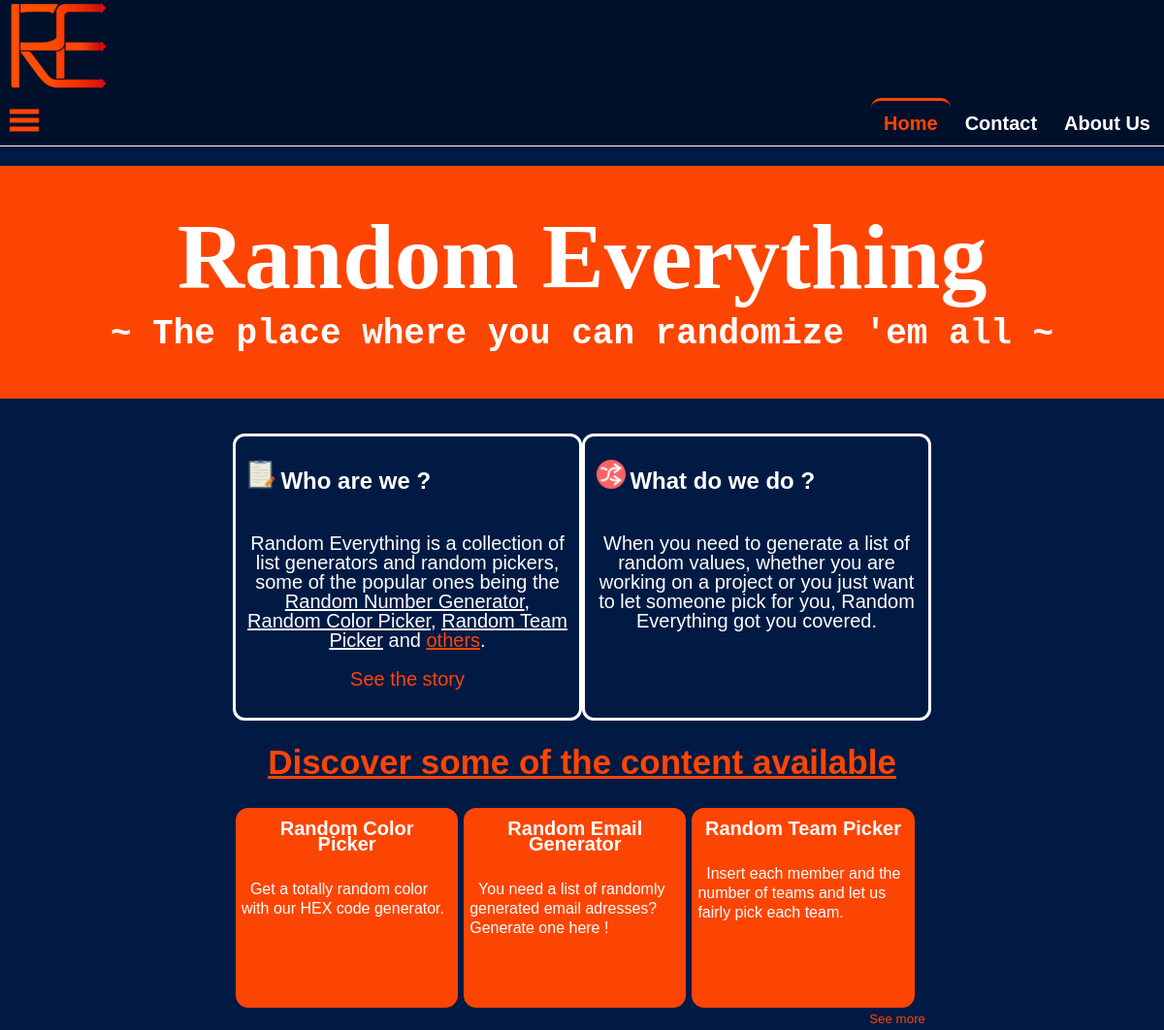
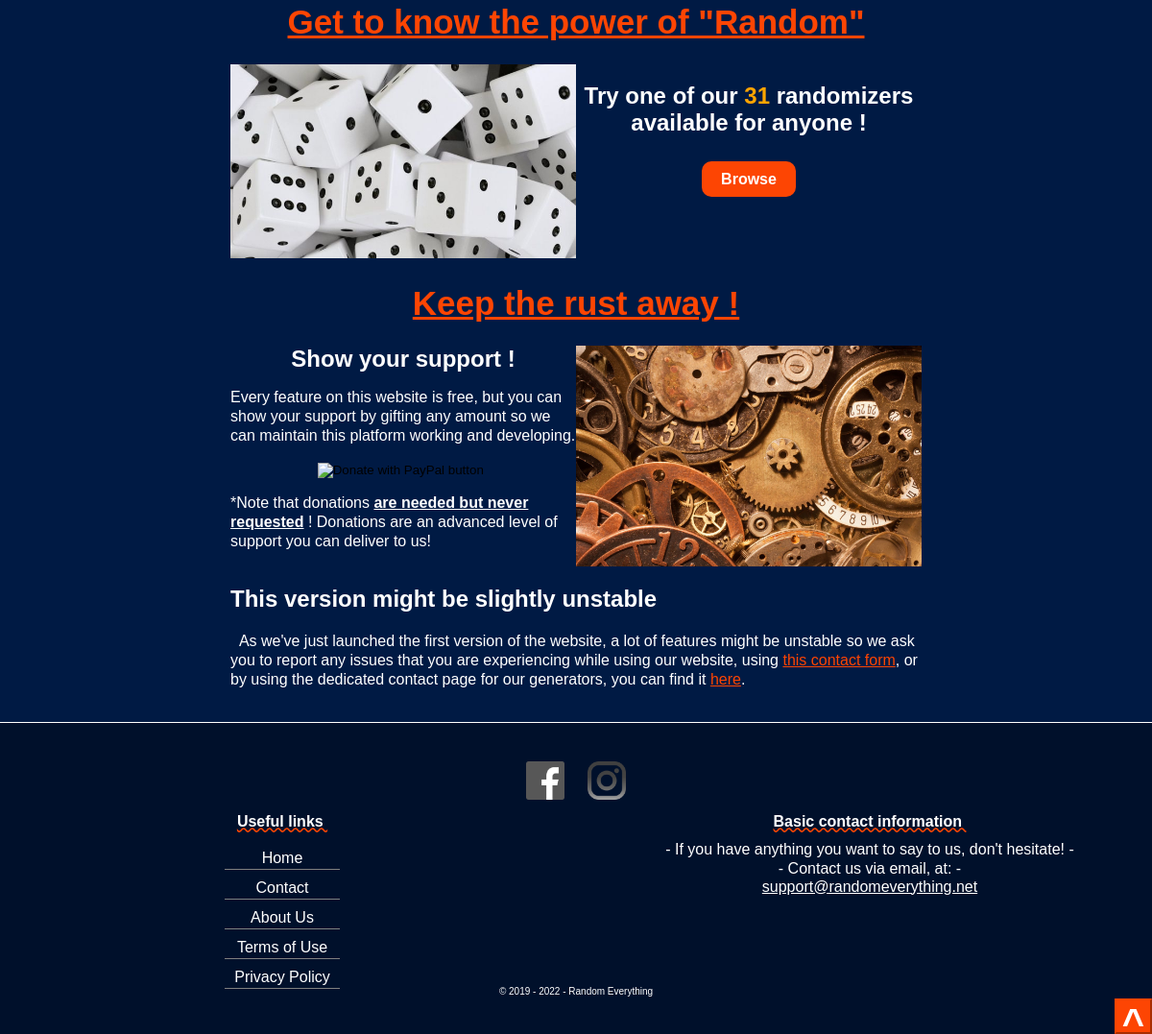
The page / on the database its author committed (2 pictures, top to bottom).
### tables this page shows
CREATE TABLE `randomizers_all` (
  `nrcrt` int(11) NOT NULL,
  `title_name` varchar(128) NOT NULL,
  `category` varchar(128) NOT NULL,
  `small_description` varchar(1000) NOT NULL,
  `type` varchar(128) NOT NULL,
  `path` varchar(128) DEFAULT NULL
);

### index.php (the view, shortened to what this page needs)
<?php include 'includes/dbrandomizer.php';?>
<!DOCTYPE html>
<html>
<head>
  <link href="styles.css" rel="stylesheet">
</head>
<body>
   <div class="title" id="title">
     <a href="index.php">
       <img id="logo-img-top" src="LogoRE1.png" style="height:100px;">
     </a>
   </div>
   <nav id="nav-bar" class="top-nav">
     <span class="open-slide">
       <a onclick="openSideMenu()">
         <svg width="30" height="30">
           <path d="M0,5,30,5" stroke="#fd4503" stroke-width="5"/>
           <path d="M0,14,30,14" stroke="#fd4503" stroke-width="5"/>
           <path d="M0,23,30,23" stroke="#fd4503" stroke-width="5"/>
         </svg>
       </a>
     </span>
     <ul class="top-nav-buttons">
       <li><a href="index.php" class="active-top-nav">Home</a></li>
       <li><a href="contact.php">Contact</a></li>
       <li><a href="about-us.php">About Us</a></li>
     </ul>
   </nav>
   <div id="welcome-bar">
     <p class="welcome-title" style="font-size:8vw;margin:0; padding-top:7%;">Random Everything</p>
     <p class="welcome-motto" style="font-size:3vw; margin:5%;">~ The place where you can randomize 'em all ~</p>
   </div>
   <?php
    $aux=0;
    $popularRands = array();
    $populars= mysqli_query($conn, "SELECT nrcrt FROM randomizers_all WHERE category='Popular'"); while ($row = $populars->fetch_assoc()) { $popularRands[$aux++]=$row['nrcrt'];};
    $totalPopulars = sizeof($popularRands);
    $aux = rand(0,$totalPopulars-1);
   ?>
   <div id="main">
     <div style="display:flex;" class="introduction">
       <div class="column">
         <img src="images\notepad.png" style="height:30px;">
         <h2 style="display:inline-block;">Who are we ?</h2>
         <p style="text-align:center; font-size:20px">Random Everything is a collection of list generators and random pickers, some of the popular ones being the <a href="numbers.php" style="text-decoration:underline">Random Number Generator</a>, <a href="color.php" style="text-decoration:underline">Random Color Picker</a>, <a href="team-picker.php" style="text-decoration:underline">Random Team Picker</a> and <a href="browse.php" style="text-decoration:underline; color:#fd4503">others</a>.</p>
         <p style="text-align:center"><a href="about-us.php" target="_blank" style="margin:0 auto; color:#fd4503; font-size:20px">See the story</a></p>
       </div>
       <div class="column">
         <img src="images\shuffle.png" style="height:30px;">
         <h2 style="display:inline-block;">What do we do ?</h2>
         <p style="text-align:center; font-size:20px; display:block;">When you need to generate a list of random values, whether you are working on a project or you just want to let someone pick for you, Random Everything got you covered.</p>
       </div>
     </div>
     <h1 style="font-size:35px; text-decoration:underline; color:#fd4503;text-align:center">Discover some of the content available</h1>
     <div class="related-row">
       <div class="related-column">
         <a href="<?php $sqlPath= mysqli_query($conn, "SELECT path FROM randomizers_all WHERE nrcrt=".$popularRands[$aux]); while ($row = $sqlPath->fetch_assoc()) { echo $row['path'];};?>">
           <?php $sqlTitle= mysqli_query($conn, "SELECT title_name FROM randomizers_all WHERE nrcrt=".$popularRands[$aux]); while ($row = $sqlTitle->fetch_assoc()) { echo $row['title_name'];};?></a><br>
         <p>&nbsp;&nbsp;<?php $sqlDescr= mysqli_query($conn, "SELECT small_description FROM randomizers_all WHERE nrcrt=".$popularRands[$aux]); while ($row = $sqlDescr->fetch_assoc()) { echo $row['small_description'];};?></p>
       </div>
       <div class="related-column">
         <a href="<?php $sqlPath= mysqli_query($conn, "SELECT path FROM randomizers_all WHERE nrcrt=".$popularRands[$aux]); while ($row = $sqlPath->fetch_assoc()) { echo $row['path'];};?>">
           <?php $sqlTitle= mysqli_query($conn, "SELECT title_name FROM randomizers_all WHERE nrcrt=".$popularRands[$aux]); while ($row = $sqlTitle->fetch_assoc()) { echo $row['title_name'];};?></a><br>
         <p>&nbsp;&nbsp;<?php $sqlDescr= mysqli_query($conn, "SELECT small_description FROM randomizers_all WHERE nrcrt=".$popularRands[$aux]); while ($row = $sqlDescr->fetch_assoc()) { echo $row['small_description'];};?></p>
       </div>
       <div class="related-column">
         <a href="<?php $sqlPath= mysqli_query($conn, "SELECT path FROM randomizers_all WHERE nrcrt=".$popularRands[$aux]); while ($row = $sqlPath->fetch_assoc()) { echo $row['path'];};?>">
           <?php $sqlTitle= mysqli_query($conn, "SELECT title_name FROM randomizers_all WHERE nrcrt=".$popularRands[$aux]); while ($row = $sqlTitle->fetch_assoc()) { echo $row['title_name'];};?></a><br>
         <p>&nbsp;&nbsp;<?php $sqlDescr= mysqli_query($conn, "SELECT small_description FROM randomizers_all WHERE nrcrt=".$popularRands[$aux]); while ($row = $sqlDescr->fetch_assoc()) { echo $row['small_description'];};?></p>
       </div>
     </div>
     <button onclick="seeMore()" id="seemore-btn" >See more</button>
    <h1 style="font-size:35px; text-decoration:underline; color:#fd4503;text-align:center">Get to know the power of "Random"</h1>
      <div class="split left">
        <img src="images/dice.jpg" style="width:100%;">
      </div>
      <div class="split right" style="min-height:200px;">
        <div class="centered">
          <h2>Try one of our <?php include 'includes/dbrandomizer.php'; echo "<b style=\"color:#ffa500\">".mysqli_num_rows(mysqli_query($conn, "SELECT * FROM randomizers_all"))."</b>";?>  randomizers available for anyone !</h2>
          <a href="browse.php" style="line-height:50px;font-size:2vh; font-weight:bold; background-color:#fd4503; padding:10px 20px; border-radius:10px">Browse</a>
        </div>
      </div>
    <h1 style="font-size:35px; text-decoration:underline; color:#fd4503;text-align:center">Keep the rust away ! </h1>
    <div class="split right">
      <img src="images/rusty-teeth-wheels.jpg" style="width:100%;">
    </div>
    <div class="split left">
      <div class="centered">
        <h2 style="margin:0">Show your support !</h2>
        <p>Every feature on this website is free, but you can show your support by gifting any amount so we can maintain this platform working and developing.</p>
        <form action="https://www.paypal.com/cgi-bin/webscr" method="post" target="_top">
          <input type="image" src="https://www.paypalobjects.com/en_US/i/btn/btn_donateCC_LG.gif" border="0" name="submit" title="PayPal - The safer, easier way to pay online!" alt="Donate with PayPal button" />
        </form>
        <p>*Note that donations <b style="text-decoration:underline">are needed but never requested</b> ! Donations are an advanced level of support you can deliver to us!</p>
      </div>
    </div>
    <div>
      <h2>This version might be slightly unstable</h2>
      <p>&nbsp;&nbsp;As we've just launched the first version of the website, a lot of features might be unstable so we ask you to report any issues that you are experiencing while using our website, using <a href="contact.php" style="color:#fd4503; text-decoration:underline">this contact form</a>, or by using the dedicated contact page for our generators, you can find it <a href="randomizer-feedback.php" style="color:#fd4503; text-decoration:underline">here</a>.</p>
    </div>
    <br>
  </div>
  <footer id="footer">
    <div style="text-align: center; margin-top:30px">
      <a href="https://www.facebook.com/Random-Everything-113619730008111" target="_blank"><img src="images/facebook-contact.png" class="footer-contact-img"></a>
      <a href="https://www.instagram.com/randomeverything.net2019/" target="_blank"><img src="images/instagram-contact.png" class="footer-contact-img"></a>
    </div>
    <div class="footer-left">
      <h4 style="margin-bottom:10px; text-decoration:underline wavy #fd4503;">Useful links&nbsp;</h4>
      <div class="footer-link-box"><a href="index.php">Home</a></div>
      <div class="footer-link-box"><a href="contact.php">Contact</a></div>
      <div class="footer-link-box"><a href="about-us.php">About Us</a></div>
      <div class="footer-link-box"><a href="terms-and-conditions.php">Terms of Use</a></div>
      <div class="footer-link-box"><a href="privacy-policy.php">Privacy Policy</a></div><br>
    </div>
    <div class="footer-right">
      <h4 style="margin-bottom:10px; text-decoration:underline wavy #fd4503;">Basic contact information&nbsp;</h4>
      <p style="margin:0;">- If you have anything you want to say to us, don't hesitate! -</p>
      <p style="margin:0;">- Contact us via email, at: -</p>
      <a href ="https://mail.google.com/mail/?view=cm&fs=1&to=support@randomeverything.net" style="text-decoration:underline;" target="_blank">support@randomeverything.net</a>
    </div>
    <div style="text-align: center; width:100%; display:inline-block; font-size:10px; margin-top:20px">
      &copy; 2019 - <?php echo date("Y");?> - Random Everything
    </div>
    <button type="button" name="gototop" onclick="scrollToTop()" id="goToTop-btn">^</button>
  </footer>
</body>
</html>

### styles.css (style rules this page uses)
html { font-family: Arial ; }
body { margin-bottom: -250px; height: 100%; margin: 0; background-color: #001a44; counter-reset: nrcrt; background-position: center; background-repeat: no-repeat; background-size: cover; }
a { text-decoration:none; color: #fff; }
li { list-style: none; }
h4 { margin:0; }
p { line-height: 20px; }
.top-nav { background-color: #00102b; overflow: hidden; height: 50px; z-index: 1; border-bottom:1px solid #fff; }
.title { height: 100px; background-color: #00102b; font-family: 'segoe-script'; margin: 0; padding: 0; }
.title a { text-decoration: none; color: #fff; font-size: 35px; display: inline-block; width: auto; height: 60px; }
.title a img { margin-left: 10px; }
.open-slide a svg { margin: 10px; cursor: pointer; }
#main { margin-left:auto; margin-top: 3%; margin-bottom: -100px; margin-right: auto; overflow:hidden; width: 60%; color: #fff; position: relative; padding-bottom: 100px; min-height: calc(100vh - 491px); }
#footer { background-color: #00102b; min-height: 300px; overflow: hidden; color: #fff; border-top: 1px solid #fff }
.footer-contact-img { height:40px; margin:10px; filter:grayscale(100%); -webkit-filter:grayscale(100%); transition: all 0.4s; -webkit-transition:all 0.4s; cursor:pointer; }
.footer-left { width:49%; display: inline-block; height: 160px; float: left; text-align: center; }
.footer-right { width: 49%; display: inline-block; height: 160px; float: right; text-align: center; }
.footer-link-box { padding:10px 10px 0 10px; border-bottom:1px solid grey; width:100px; margin:auto; height:20px; transition: all 0.4s; -webkit-transition:all 0.4s; }
.footer-link-box > a { height:20px; transition: all 0.4s; -webkit-transition:all 0.4s; }
#main p { text-align: left; }
#welcome-bar { font-family: Serif; height: 20vw; width: 100%; background-color: #fd4503; text-align: center; color:#fff; font-weight:bold; margin-top: 2%; }
.welcome-motto { font-family: "Courier New", Courier, "Lucida Sans Typewriter", "Lucida Typewriter", monospace; font-style: normal; font-variant: normal; font-weight: 700; }
.top-nav-buttons { float: right; display: flex; }
.top-nav-buttons li a { border-radius: 10px; color: #fff; padding: 12px 13px; font-size: 20px; margin: 0 1px; transition: all 0.4s; -webkit-transition:all 0.4s; font-weight: bold; }
.top-nav-buttons .active-top-nav { color:#fd4503; border-top: 3px solid #fd4503; }
.related-column { padding: 3px; width:31%; float: left; background-color: #fd4503; height:200px; border: 3px solid #001a44; line-height: 16px; border-radius: 16px; }
.related-column p { margin: 3px; }
.related-column a { font-size:20px; text-align: center; color:#fff; font-weight:bold; padding: 10px 10px; display:block; transition: all 0.4s; -webkit-transition:all 0.4s; }
.related-row:after { content: ""; display: table; clear: both; }
.column { width:96%; padding: 1vw; border-radius: 1vw; border: 3px solid white; }
#goToTop-btn { float: right; color: #fff; font-weight: bold; font-size: 40px; height: 37px; cursor: pointer; background-color: #fd4503; border-color:#fd4503; }
#seemore-btn { background: none; box-shadow: none; border: none; color: #fd4503; float: right; cursor: pointer; }
.split { width: 50%; overflow-x: hidden; display: inline-flex; }
.left { left:0; }
.right { right:0; float: right; }
.centered { text-align: center; }

### rows shown on the page
randomizers_all: title_name "Random Color Picker", small_description "Get a totally random color with our HEX code generator."
randomizers_all: title_name "Random Email Generator", small_description "You need a list of randomly generated email adresses? Generate one here !"
randomizers_all: title_name "Random Team Picker", small_description "Insert each member and the number of teams and let us fairly pick each team."

### other values the page prints
mysqli_num_rows(mysqli_query($conn, "SELECT * FROM randomizers_all")) "31"
